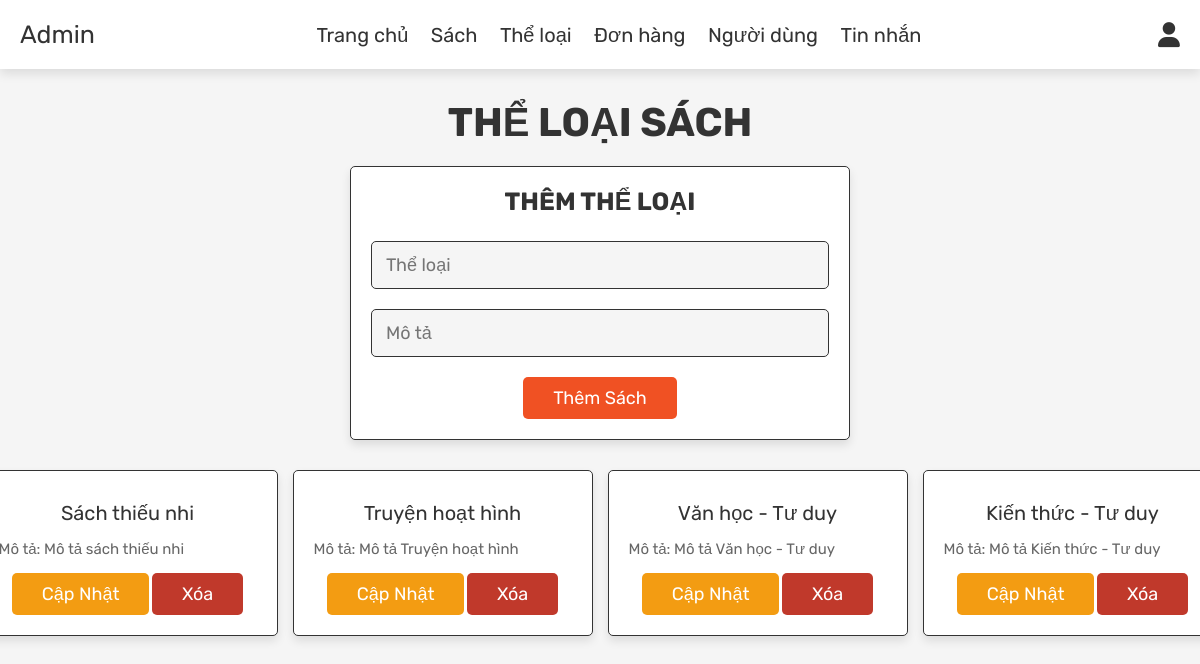
/admin_category.php (signed in), run on the app's committed database.
### tables this page shows
CREATE TABLE `categories` (
  `id` int(11) NOT NULL,
  `name` varchar(255) NOT NULL,
  `describes` varchar(255) NOT NULL
);

### admin_category.php (the view, shortened to what this page needs)
<?php
include 'config.php';
?>
<!DOCTYPE html>
<html lang="en">
<head>
   <link rel="stylesheet" href="https://cdnjs.cloudflare.com/ajax/libs/font-awesome/6.0.0/css/all.min.css">
   <link rel="stylesheet" href="css/admin_style.css">
</head>
<body>
   <?php include 'admin_header.php'; ?>
   <section class="add-products">
      <h1 class="title">Thể loại sách</h1>
      <form action="" method="post" enctype="multipart/form-data">
         <h3>Thêm thể loại</h3>
         <input type="text" name="name" class="box" placeholder="Thể loại" required>
         <input type="text" name="describes" class="box" placeholder="Mô tả" required>
         <input type="submit" value="Thêm sách" name="add_category" class="btn">
      </form>
   </section>
   <section class="show-products">
      <div class="box-container">
         <?php
         $select_categorys = mysqli_query($conn, "SELECT * FROM `categories`") or die('query failed');
         if (mysqli_num_rows($select_categorys) > 0) {
            while ($fetch_categorys = mysqli_fetch_assoc($select_categorys)) {
         ?>
               <div class="box">
                  <div class="name"><?php echo $fetch_categorys['name']; ?></div>
                  <div class="sub-name">Mô tả: <?php echo $fetch_categorys['describes']; ?></div>
                  <a href="admin_category.php?update=<?php echo $fetch_categorys['id']; ?>" class="option-btn">Cập nhật</a>
                  <a href="admin_category.php?delete=<?php echo $fetch_categorys['id']; ?>" class="delete-btn" onclick="return confirm('Xóa thể loại sách này?');">Xóa</a>
               </div>
         <?php
            }
         } else {
            echo '<p class="empty">Không có thể loại sách nào được thêm!</p>';
         }
         ?>
      </div>
   </section>
</body>
</html>

### css/admin_style.css (style rules this page uses)
:root { --primary: #f05123; --red: #c0392b; --orange: #f39c12; --black: #333; --white: #fff; --light-color: #666; --light-white: #ccc; --light-bg: #f5f5f5; --border: 0.1rem solid var(--black); --box-shadow: 0 0.5rem 1rem rgba(0, 0, 0, 0.1); }
* { font-family: "Rubik", sans-serif; margin: 0; padding: 0; box-sizing: border-box; outline: none; border: none; text-decoration: none; transition: all 0.2s linear; }
html { font-size: 62.5%; overflow-x: hidden; }
body { background-color: var(--light-bg); }
section { padding: 3rem 2rem; }
.title { text-align: center; margin-bottom: 2rem; text-transform: uppercase; color: var(--black); font-size: 4rem; }
.btn, .option-btn, .delete-btn, .white-btn { display: inline-block; margin-top: 1rem; padding: 1rem 3rem; cursor: pointer; color: var(--white); font-size: 1.8rem; border-radius: 0.5rem; text-transform: capitalize; }
.white-btn, .btn { background-color: var(--primary); }
.option-btn { background-color: var(--orange); }
.delete-btn { background-color: var(--red); }
.add-products form { background-color: var(--white); border-radius: 0.5rem; padding: 2rem; text-align: center; box-shadow: var(--box-shadow); border: var(--border); max-width: 50rem; margin: 0 auto; }
.add-products form h3 { font-size: 2.5rem; text-transform: uppercase; color: var(--black); margin-bottom: 1.5rem; }
.add-products form .box { width: 100%; background-color: var(--light-bg); border-radius: 0.5rem; margin: 1rem 0; padding: 1.2rem 1.4rem; color: var(--black); font-size: 1.8rem; border: var(--border); }
.show-products .box-container { display: grid; grid-template-columns: repeat(4, 30rem); justify-content: center; gap: 1.5rem; max-width: 1200px; margin: 0 auto; align-items: flex-start; }
.show-products { padding-top: 0; }
.show-products .box-container .box { text-align: center; padding: 2rem; border-radius: 0.5rem; border: var(--border); box-shadow: var(--box-shadow); background-color: var(--white); }
.show-products .box-container .box .sub-name { padding: 0.5rem 0; font-size: 1.5rem; color: var(--light-color); text-align: left; }
.show-products .box-container .box .name { padding: 1rem 0; font-size: 2rem; color: var(--black); }

### data on the page
categories: name "Sách thiếu nhi", describes "Mô tả sách thiếu nhi"
categories: name "Truyện hoạt hình", describes "Mô tả Truyện hoạt hình"
categories: name "Văn học - Tư duy", describes "Mô tả Văn học - Tư duy"
categories: name "Kiến thức - Tư duy", describes "Mô tả Kiến thức - Tư duy"
